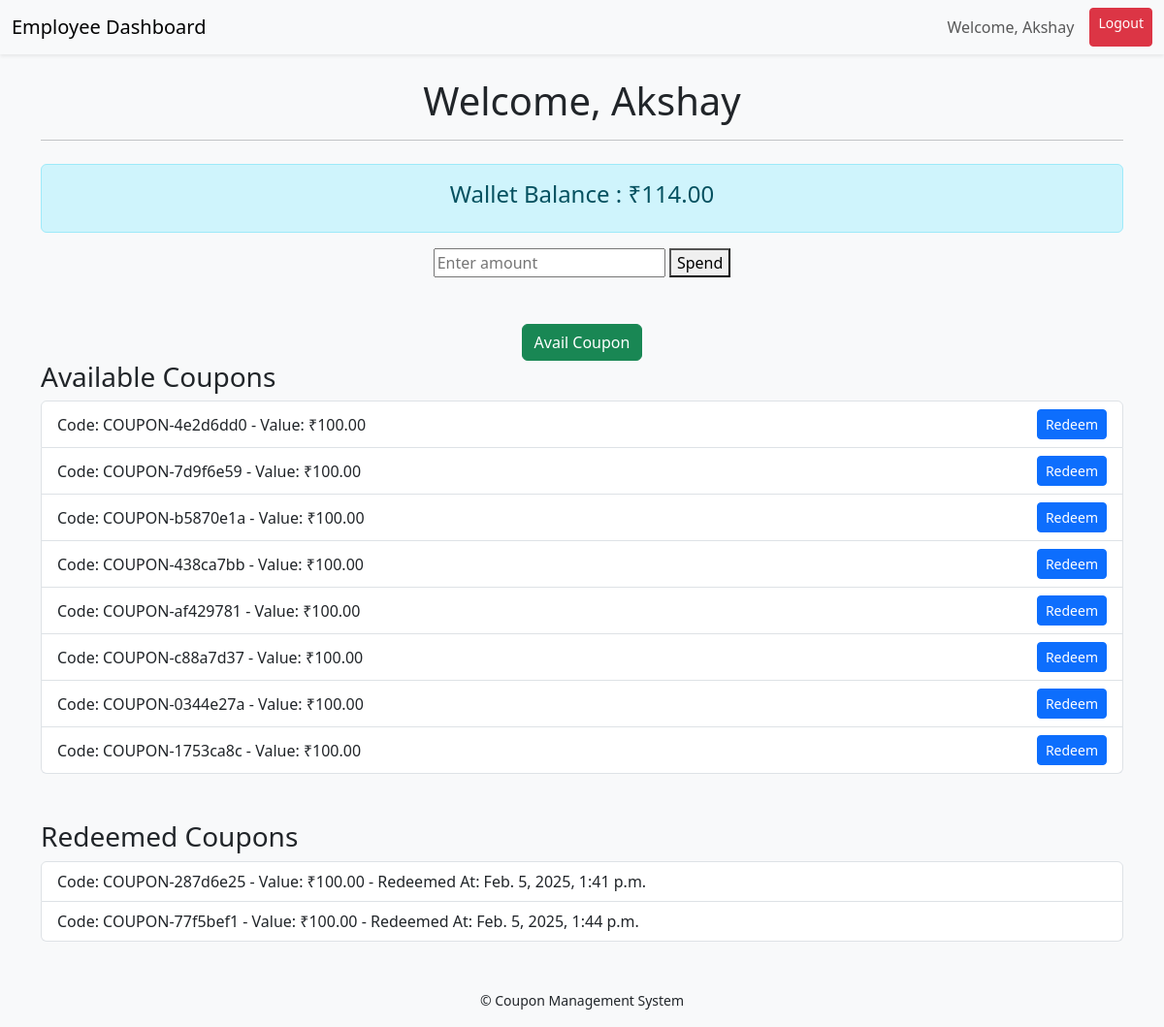
Screenshot of /coupons/employee_dashboard/ (signed in) with the database file from the repository.
### coupons/models.py (models this page shows, shortened)
class User(AbstractUser):
    is_employee = models.BooleanField(default=False)
    is_admin = models.BooleanField(default=False)
    is_vendor = models.BooleanField(default=False)

class Wallet(models.Model):
    user = models.OneToOneField(User, on_delete=models.CASCADE, related_name="wallet")
    balance = models.DecimalField(max_digits=10, decimal_places=2, default=100.00)
    spent = models.DecimalField(max_digits=10, decimal_places=2,default=0.0)

class Coupon(models.Model):
    code = models.CharField(max_length=12, unique=True, editable=True)
    name = models.CharField(max_length=100, default="Default Coupon")
    value = models.DecimalField(max_digits=10, decimal_places=2)
    redeemed = models.BooleanField(default=False)
    redeemed_at = models.DateTimeField(null=True, blank=True)
    allocated_to = models.ForeignKey(User, on_delete=models.CASCADE, related_name='allocated_coupons')  # Correct related_name
    created_at = models.DateTimeField(auto_now_add=True)
    is_availed = models.BooleanField(default=False)  # Track if availed

### coupons/views.py (the view)
# urls.py: path('employee_dashboard/', views.employee_dashboard, name='employee_dashboard'),
@login_required
def employee_dashboard(request):
    if not request.user.is_employee:
        return render(request, '403.html')  # Unauthorized access
    coupons = request.user.allocated_coupons.all()
    redeemed_coupons = coupons.filter(redeemed=True)
    available_coupons = coupons.filter(redeemed=False)
    wallet, created = Wallet.objects.get_or_create(user=request.user, defaults={'balance': 0.00})
    return render(request, 'employee_dashboard.html', {
        'redeemed_coupons': redeemed_coupons,
        'available_coupons': available_coupons,
        'wallet': wallet
    })

### coupons/templates/employee_dashboard.html (shortened to what this page needs)
<!DOCTYPE html>
<html lang="en">
<head>
    <link rel="stylesheet" href="https://cdnjs.cloudflare.com/ajax/libs/bootstrap/5.3.0/css/bootstrap.min.css">
</head>
<body class="bg-light">
    <nav class="navbar navbar-expand-lg navbar-light bg-light shadow-sm mb-4">
        <div class="container-fluid">
            <a class="navbar-brand" href="#">Employee Dashboard</a>
            <div class="d-flex">
                <span class="navbar-text me-3">Welcome, {{ user.username }}</span>
                <a href="{% url 'logout' %}" class="btn btn-danger btn-sm">Logout</a>
            </div>
        </div>
    </nav>
    <div class="container">
        <header class="mb-4">
            <h1 class="text-center">Welcome, {{ user.username }}</h1>
            <hr>
        </header>
        <div class="alert alert-info text-center">
            <h4>Wallet Balance : ₹<span id="wallet-balance">{{ wallet.balance }}</span></h4>
        </div>
        <section class="mb-5 text-center">
            <form id="spend-form">
                <input type="number" id="spend-amount" placeholder="Enter amount" required>
                <button type="submit">Spend</button>
            </form>
        </section>
        <div class="text-center mt-4">
            <a href="{% url 'avail_coupons' %}" class="btn btn-success">Avail Coupon</a>
        </div>
        <section class="mb-5">
            <h3>Available Coupons</h3>
            <ul class="list-group">
                {% for coupon in available_coupons %}
                <li class="list-group-item d-flex justify-content-between align-items-center">
                    Code: {{ coupon.code }} - Value: ₹{{ coupon.value }}
                    <button class="btn btn-primary btn-sm redeem-btn" data-coupon-id="{{ coupon.id }}">Redeem</button>
                </li>
                {% empty %}
                <li class="list-group-item">No coupons available.</li>
                {% endfor %}
            </ul>
        </section>
        <section class="mb-5">
            <h3>Redeemed Coupons</h3>
            <ul class="list-group">
                {% for coupon in redeemed_coupons %}
                <li class="list-group-item">
                    Code: {{ coupon.code }} - Value: ₹{{ coupon.value }} - Redeemed At: {{ coupon.redeemed_at }}
                </li>
                {% empty %}
                <li class="list-group-item">No coupons redeemed.</li>
                {% endfor %}
            </ul>
        </section>
    </div>
    <footer class="text-center mt-5 mb-3">
        <small>&copy; {{ now|date:"Y" }} Coupon Management System</small>
    </footer>
</body>
</html>

### rows the page displays
User: username "Akshay"
Wallet: balance "114.00"
Coupon: code "COUPON-4e2d6dd0", value "100.00"
Coupon: code "COUPON-7d9f6e59", value "100.00"
Coupon: code "COUPON-b5870e1a", value "100.00"
Coupon: code "COUPON-438ca7bb", value "100.00"
Coupon: code "COUPON-af429781", value "100.00"
Coupon: code "COUPON-c88a7d37", value "100.00"
Coupon: code "COUPON-0344e27a", value "100.00"
Coupon: code "COUPON-1753ca8c", value "100.00"
Coupon: code "COUPON-287d6e25", value "100.00", redeemed_at "Feb. 5, 2025, 1:41 p.m."
Coupon: code "COUPON-77f5bef1", value "100.00", redeemed_at "Feb. 5, 2025, 1:44 p.m."
